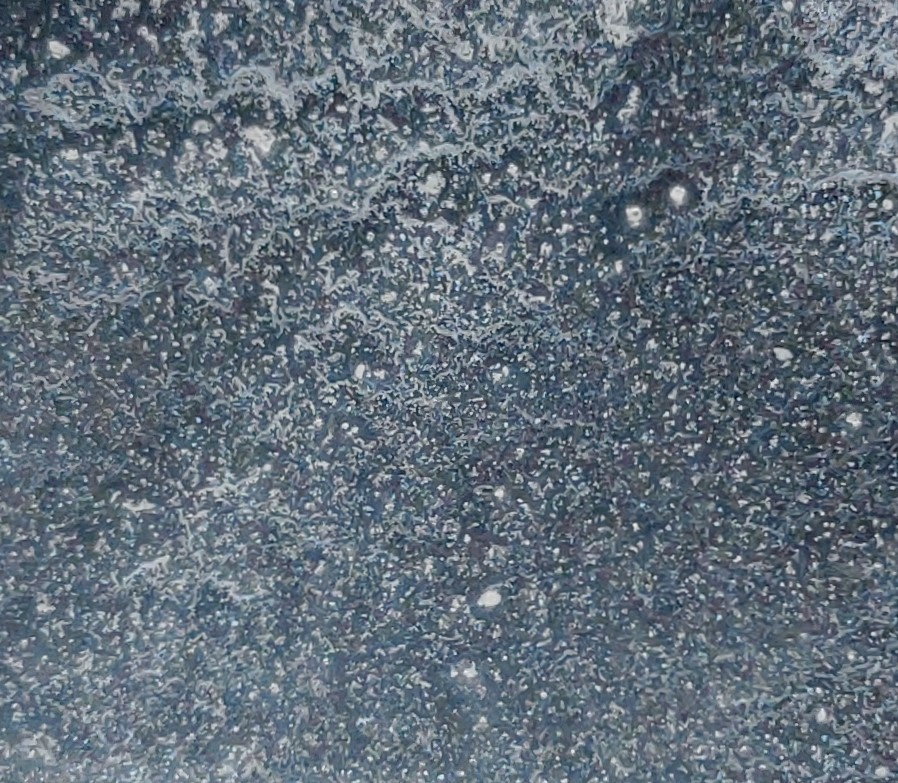
#> input picture d3/7.jpg, 898 x 783 px
$ python greasiness.py
#> lines starting #> are read from the running program, lines starting #| are printed output that depends on the picture; after the words box and inside, x2 and y2 are one past the last pixel; in counts of white or black regions, pixels touching at a corner belong together
import cv2
import numpy as np

image= cv2.imread('d3/7.jpg')
#> image is the input picture: shape (783, 898, 3); mean B, G, R 122.1, 110.6, 98.3
blurred = cv2.cvtColor(image, cv2.COLOR_BGR2GRAY)
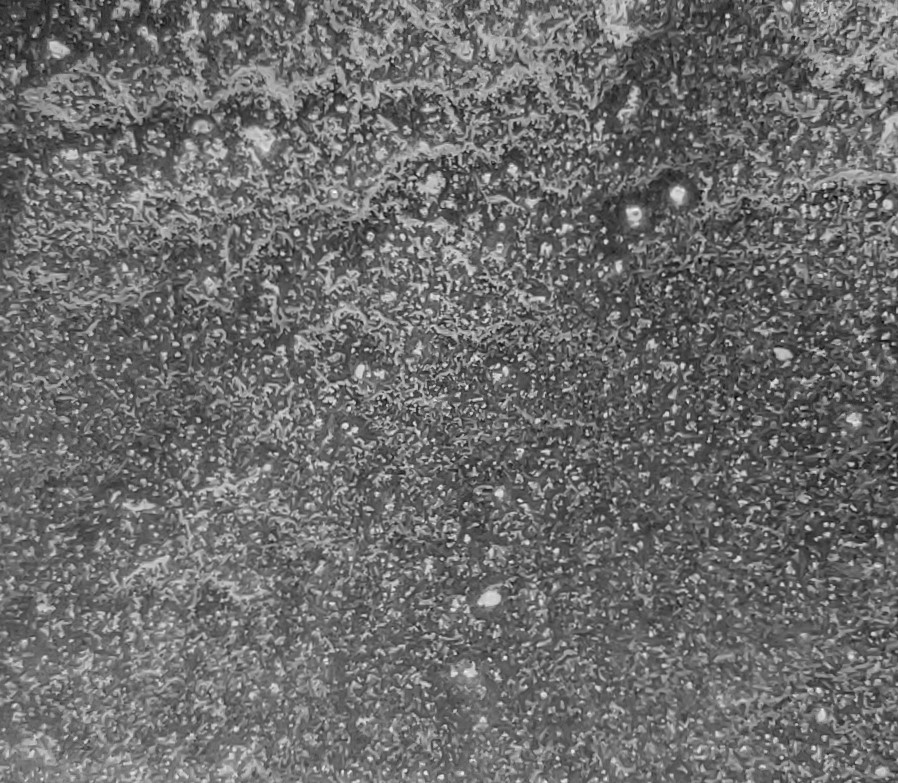
#> blurred: shape (783, 898); min 6, max 254, mean 108.2
#blurred= cv2.medianBlur(gray,3)
#blurred= cv2.GaussianBlur(gray,(5,5),0)
blurred=cv2.resize(blurred,(500,500))
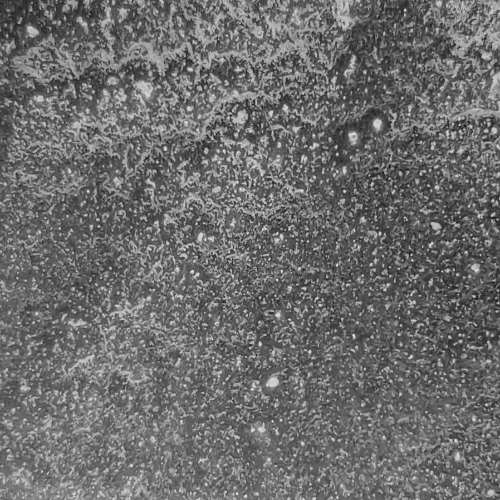
#> blurred: shape (500, 500); min 11, max 248, mean 108.1
cv2.imshow('blurred gray',blurred)

start=110
increament=20

for _ in range(1):
    image_name= str(start)+"-"+str(start+increament)
    _,thresh= cv2.threshold(blurred,start+increament,255,cv2.THRESH_TOZERO_INV)
    _,thresh= cv2.threshold(thresh, start, 255, cv2.THRESH_TOZERO)
    thresh= cv2.resize(thresh, (500, 500))
    _,thresh = cv2.threshold(thresh,1, 255, cv2.THRESH_BINARY)
    #cv2.imshow(image_name, thresh)
    start=start+increament
#> this loop made 1 pass
#> pass 1, `_,thresh= cv2.threshold(blurred,start+increament,255,cv2.THRESH_TOZERO..`:
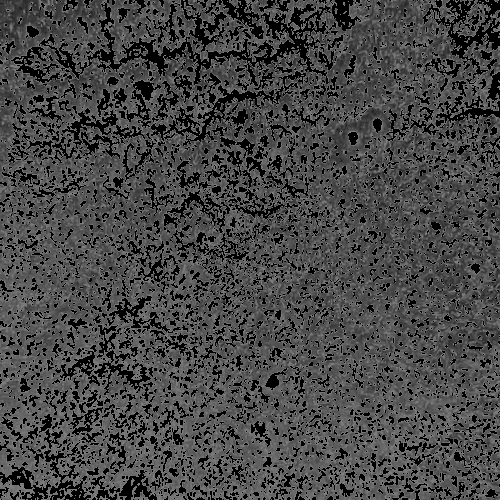
#> thresh: shape (500, 500); min 0, max 130, mean 70.3
#> pass 1, `_,thresh= cv2.threshold(thresh, start, 255, cv2.THRESH_TOZERO)`:
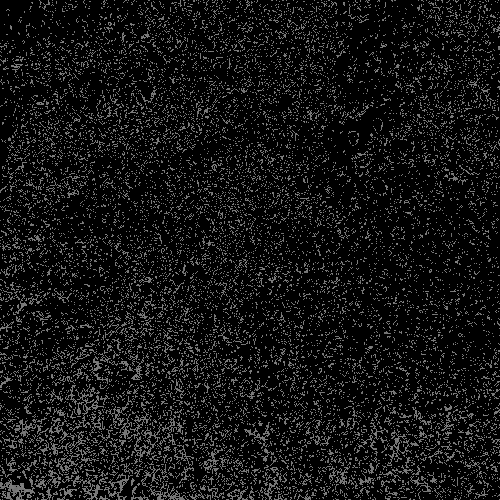
#> thresh: shape (500, 500); min 0, max 130, mean 19.3
#> pass 1, `_,thresh = cv2.threshold(thresh,1, 255, cv2.THRESH_BINARY)`:
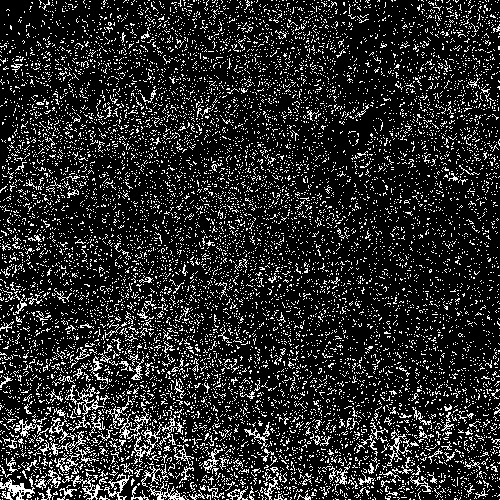
#> thresh: shape (500, 500); 16.1% white in thin lines or dots
#> after the loop, start = 130


kernel = np.ones((2,2),np.uint8)
dilation = cv2.dilate(thresh,kernel,iterations = 1)
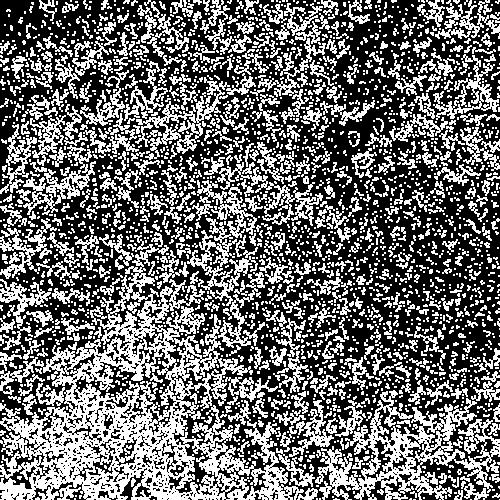
#> dilation: shape (500, 500); 42.4% white in thin lines or dots
final= cv2.bitwise_and(blurred,dilation)
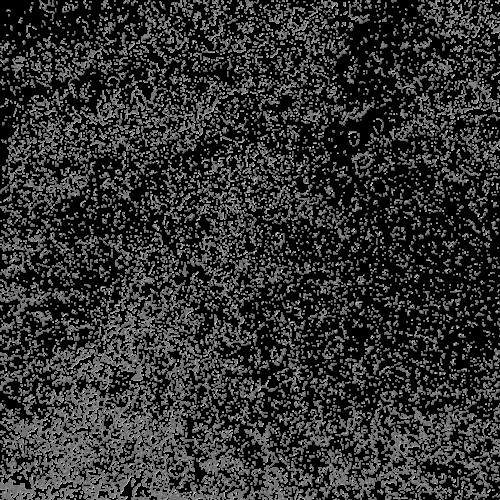
#> final: shape (500, 500); min 0, max 227, mean 49.7
cv2.imshow("final1",final)

_,final = cv2.threshold(final,1, 150, cv2.THRESH_BINARY)
#> final: shape (500, 500); values 0 (black) and 150 (white), 42.4% white in thin lines or dots
cv2.imshow('final2',final)


cv2.waitKey(0)
cv2.destroyAllWindows()

$ run again, with d3/1.jpg copied over d3/7.jpg
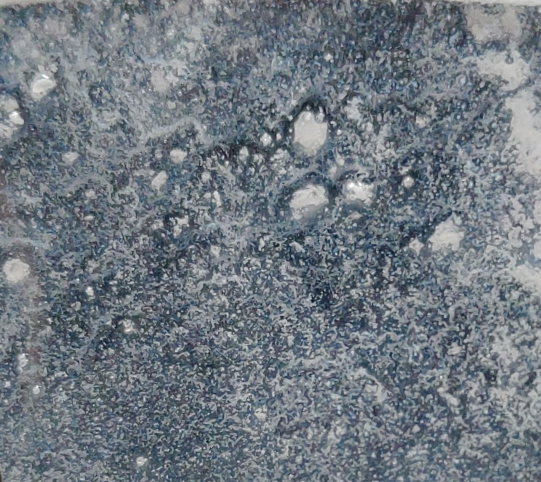
#> input picture d3/1.jpg, 1081 x 964 px (shown at 1/2 size)
#> image is the input picture: shape (964, 1081, 3); mean B, G, R 128.7, 120.8, 112.3
#> the loop `for _ in range(1):` made 1 pass
#> pass 1, `_,thresh = cv2.threshold(thresh,1, 255, cv2.THRESH_BINARY)`:
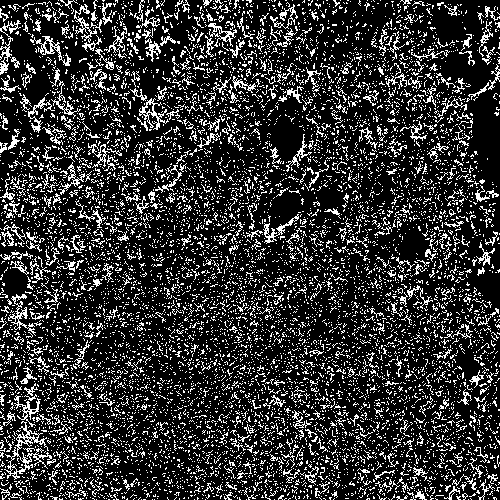
#> thresh: shape (500, 500); 19.7% white in thin lines or dots
#> after the loop `for _ in range(1):`: start = 130
#> dilation: shape (500, 500); 46.9% white; 1356 white regions (980 under 20 px), largest, box (x1, y1, x2, y2) and area: (0, 0, 380, 279) 29120, (0, 250, 146, 500) 12929, (186, 360, 387, 500) 8416
#> `final= cv2.bitwise_and(blurred,dilation)`:
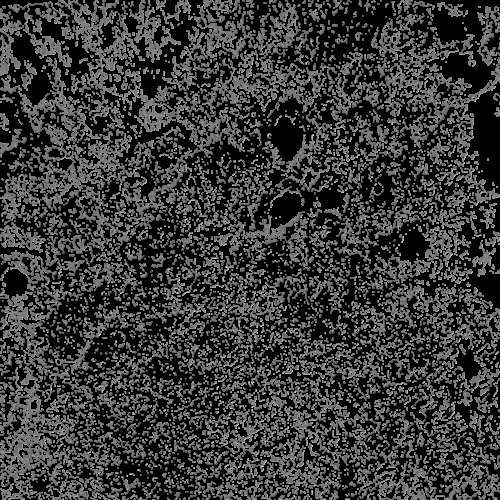
#> final: shape (500, 500); min 0, max 243, mean 55.8

$ run again, with d3/2.jpg copied over d3/7.jpg
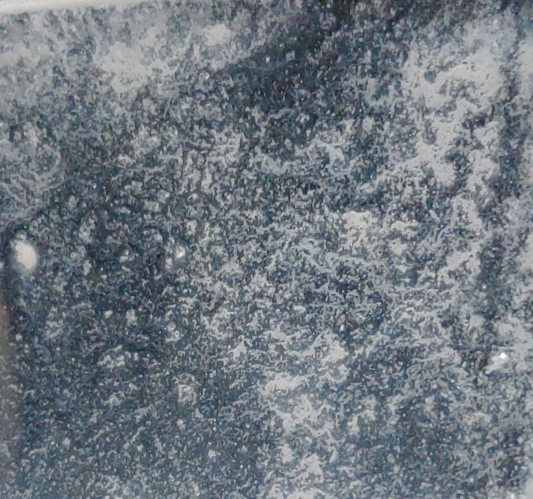
#> input picture d3/2.jpg, 1065 x 997 px (shown at 1/2 size)
#> image is the input picture: shape (997, 1065, 3); mean B, G, R 127.4, 119.8, 111.6
#> the loop `for _ in range(1):` made 1 pass
#> pass 1, `_,thresh = cv2.threshold(thresh,1, 255, cv2.THRESH_BINARY)`:
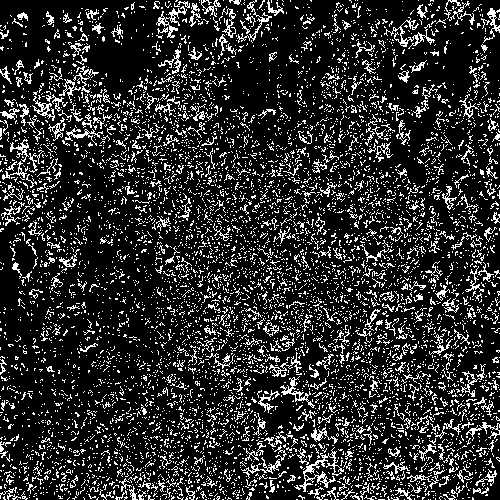
#> thresh: shape (500, 500); 17.4% white in thin lines or dots
#> after the loop `for _ in range(1):`: start = 130
#> dilation: shape (500, 500); 40.1% white; 1569 white regions (1108 under 20 px), largest, box (x1, y1, x2, y2) and area: (173, 270, 500, 500) 17781, (0, 27, 234, 241) 12601, (252, 147, 399, 251) 3724
#> `final= cv2.bitwise_and(blurred,dilation)`:
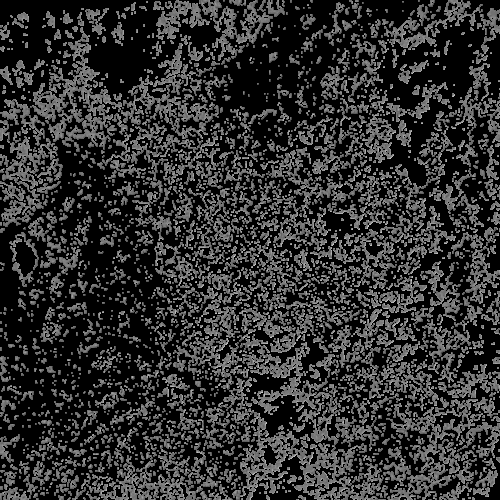
#> final: shape (500, 500); min 0, max 221, mean 48.1

$ run again, with d3/3.jpg copied over d3/7.jpg
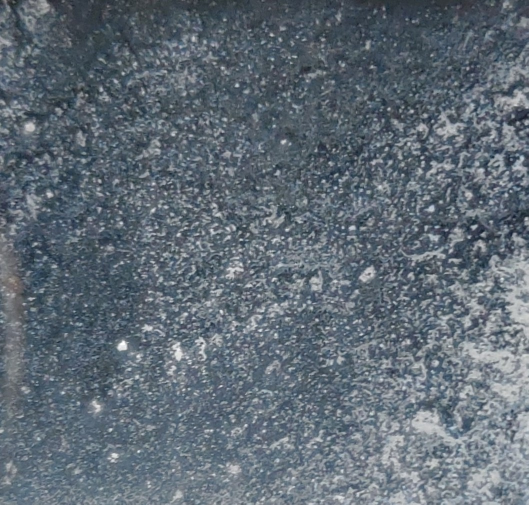
#> input picture d3/3.jpg, 1057 x 1009 px (shown at 1/2 size)
#> image is the input picture: shape (1009, 1057, 3); mean B, G, R 117.1, 107.1, 96
#> after the loop `for _ in range(1):`: start = 130
#> dilation: shape (500, 500); 37.6% white; 1813 white regions (1298 under 20 px), largest, box (x1, y1, x2, y2) and area: (0, 216, 475, 500) 39451, (0, 231, 30, 388) 2012, (411, 259, 493, 342) 1722
#> `final= cv2.bitwise_and(blurred,dilation)`:
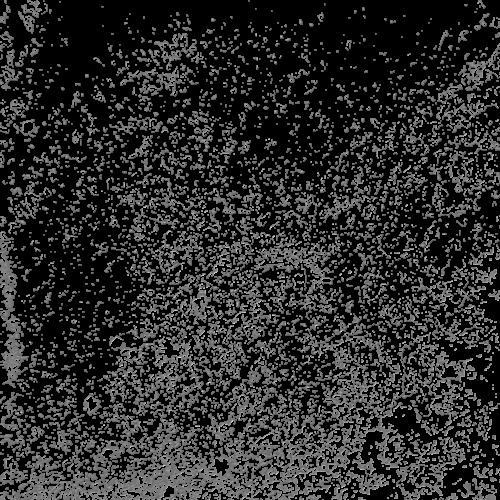
#> final: shape (500, 500); min 0, max 228, mean 44.1
